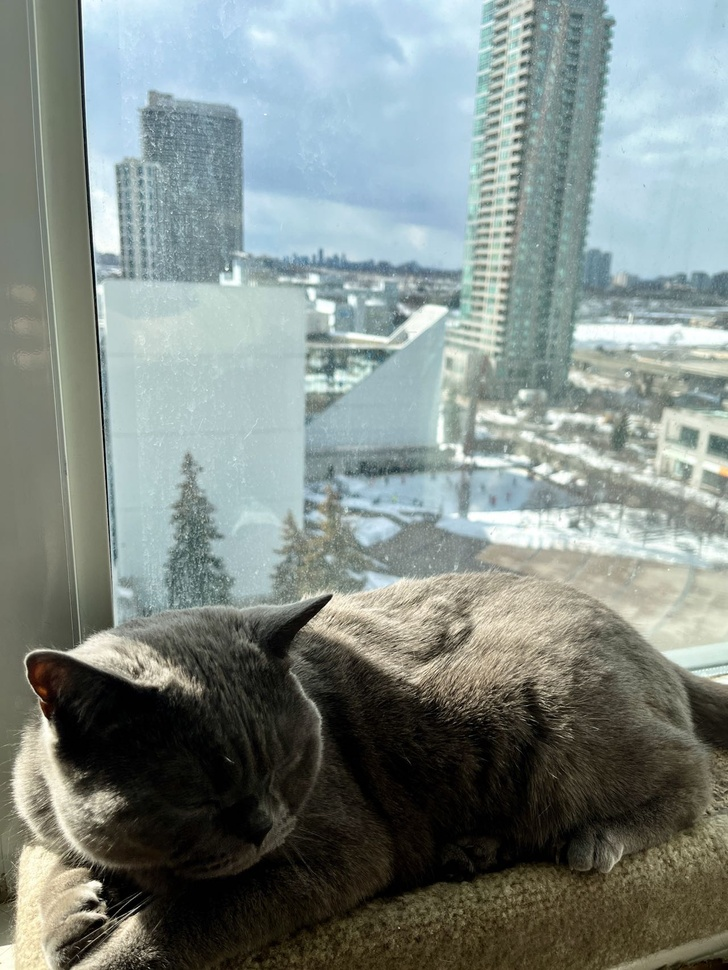
#> input picture Pillow/image.jpg, 728 x 970 px, shrunk from 1280 x 1706 before the run
$ python ImageEnhance.py
#> lines starting #> are read from the running program, lines starting #| are printed output that depends on the picture
from PIL import Image
import matplotlib.pyplot as plt
from PIL import ImageEnhance

image = Image.open("image.jpg")
#> image is the input picture: PIL image 728x970 RGB; mean R, G, B 127.7, 138.1, 133.8
plt.figure(figsize=(10,10))
image_color_enhance = image.copy()
image1 = ImageEnhance.Color(image_color_enhance).enhance(0.5)
image2 = ImageEnhance.Contrast(image_color_enhance).enhance(0.5)
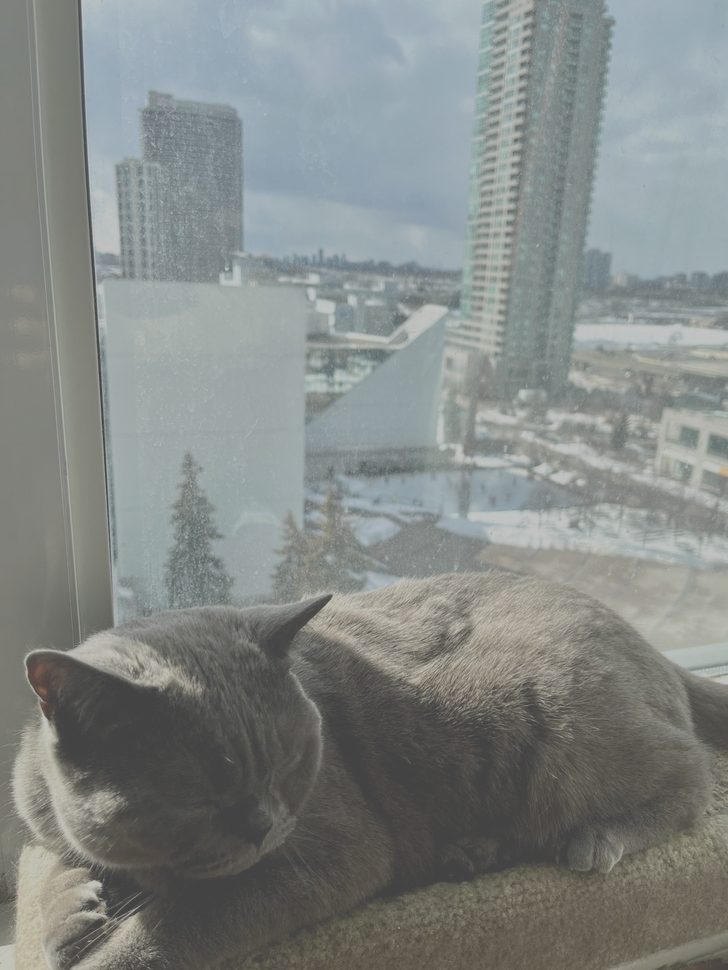
#> image2: PIL image 728x970 RGB; mean R, G, B 130.6, 135.8, 133.6
image3 = ImageEnhance.Brightness(image_color_enhance).enhance(0.5)
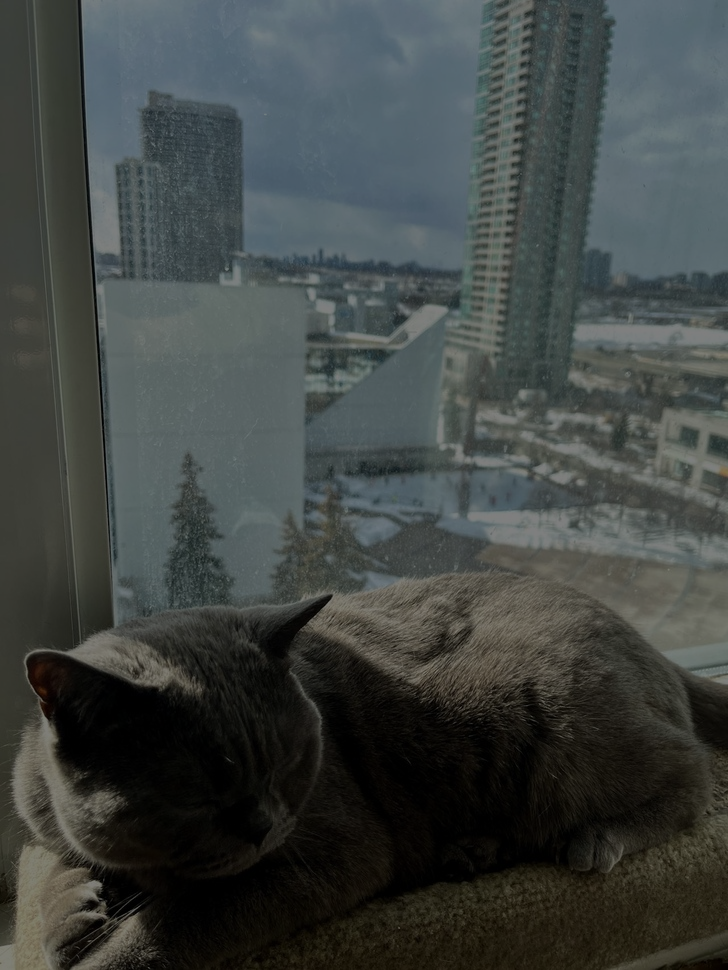
#> image3: PIL image 728x970 RGB; mean R, G, B 63.6, 68.8, 66.6
image4 = ImageEnhance.Sharpness(image_color_enhance).enhance(0.5)

plt.subplot(2,2,1)
plt.imshow(image1)
plt.title("Color")
plt.subplot(2,2,2)
plt.imshow(image2)
plt.title("Contrast")
plt.subplot(2,2,3)
plt.imshow(image3)
plt.title("Brightness")
plt.subplot(2,2,4)
plt.imshow(image4)
plt.title("Sharpness")
plt.show()
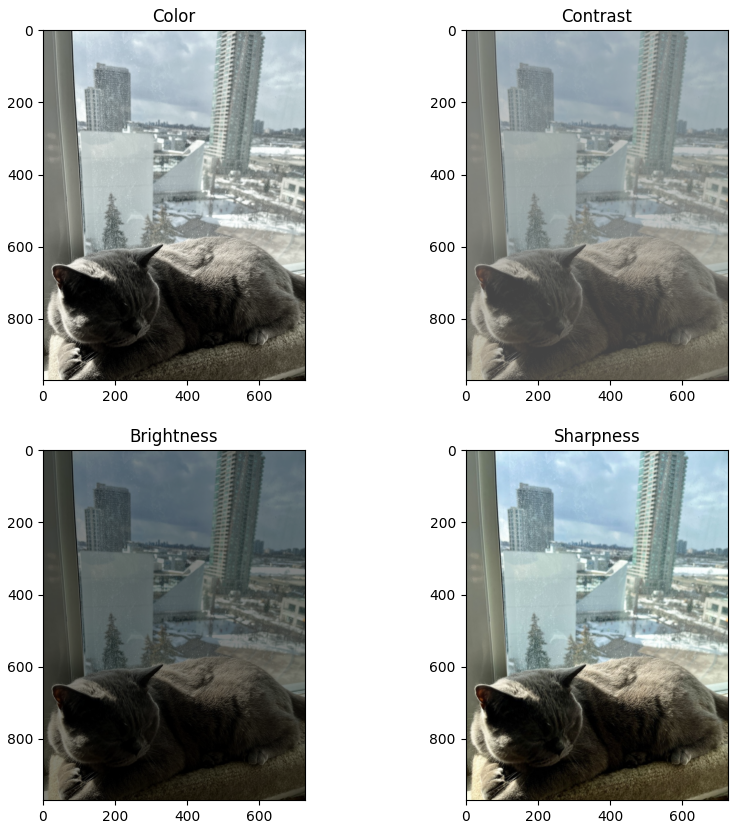
#> figure drawn by matplotlib, 4 panels
